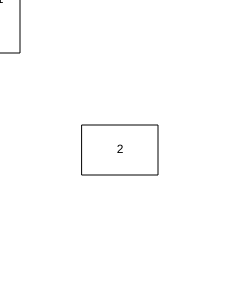
Frame 1 (no input)
Frame 60 (no input): identical to frame 1, image omitted
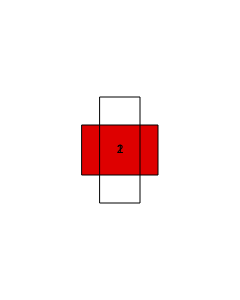
Frame 120 (the mouse pressed at the canvas centre since frame 60)

The p5.js sketch that drew these frames (run headless with seeded random() and noise() and a simulated clock; from frame 60 on, the mouse is pressed at the canvas centre):

// p5.js sketch
// ── sketch.js
function setup() {
  createCanvas(240, 300);
  rectMode(CENTER);
  textAlign(CENTER, CENTER);
  textSize(12);
 // noSmooth();
  
}

function draw() {
  background(255);
  strokeWeight(1);

  //fill box 1 red when boxesOverlap
  if (boxOverlap(mouseX, mouseY, 40, 106, width / 2, height / 2,  76, 50))
    fill(222, 0, 0);
  else
    noFill();
  rect(width / 2, height / 2, 76, 50);
  fill(0);
  text(2, width / 2, height / 2);


  //draw box 2, never filled
  noFill();
  rect(mouseX, mouseY, 40, 106);
  fill(0);
  text(1, mouseX, mouseY);
}

//returns true if box1 overlaps box2
function boxOverlap(x1, y1, w1, h1, x2, y2, w2, h2) {
  if(x1+w1/2<x2-w2/2)
    return false;
  if(x1-w1/2>x2+w2/2)
    return false;
  if(y1+h1/2<y2-h2/2)
    return false;
  if(y1-h1/2>y2+h2/2)
    return false;
  return true;
}
